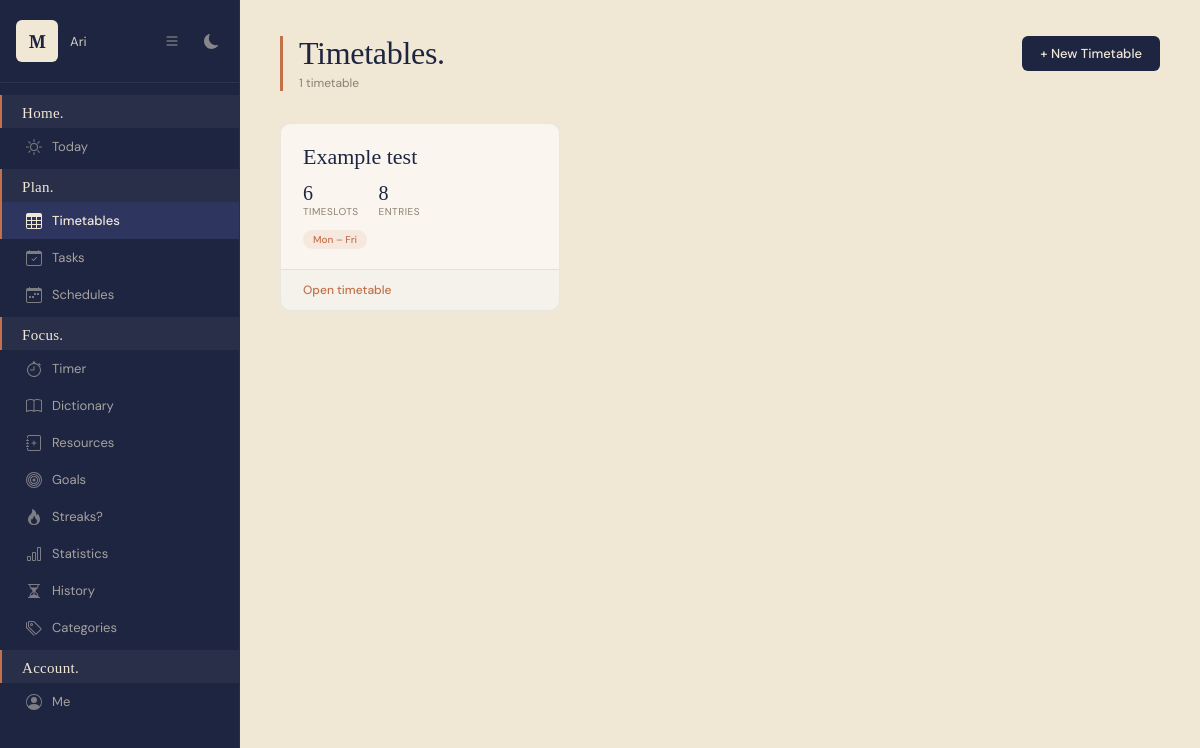
/timetables/ (signed in), run on the app's committed database.
### planner/models.py (models this page shows, shortened)
class Timetable(models.Model):
    DAYS_MODE_CHOICES = [
        ('weekdays', 'Mon – Fri'),
        ('full_week', 'Sun – Sat'),
    ]
    user = models.ForeignKey(User, on_delete=models.CASCADE)
    name = models.CharField(max_length=100)
    days_mode = models.CharField(
        max_length=10,
        choices=DAYS_MODE_CHOICES,
        default='weekdays'
    )
    created_at = models.DateTimeField(auto_now_add=True)

### planner/views/timetable_views.py (the view)
# urls.py: path('timetables/', views.timetable_home, name='timetable_home'),
@login_required(login_url='planner:login')
def timetable_home(request):
    timetables = Timetable.objects.filter(user=request.user)
    return render(request, 'timetable_home.html', {'timetables': timetables})

### planner/templates/timetable_home.html (shortened to what this page needs)
{% extends 'base.html' %}
{% block nav_timetable %}active{% endblock %}
{% block content %}
    <div class="tt-home-header">
        <div class="tt-home-header-left">
            <h1 class="tt-home-title">Timetables.</h1>
            <p class="tt-home-subtitle">{{ timetables.count }} timetable{{ timetables.count|pluralize }}</p>
        </div>
        <a href="{% url 'planner:create_timetable' %}" class="btn btn-primary">+ New Timetable</a>
    </div>
    <div class="tt-home-grid">
        {% for timetable in timetables %}
        <div class="tt-home-card">
            <div class="tt-home-card-body">
                <a href="{% url 'planner:timetable_view' timetable.id %}" class="tt-home-card-name">
                    {{ timetable.name }}
                </a>
                <div class="tt-home-card-meta">
                    <div class="tt-home-card-stat">
                        <span class="tt-home-card-stat-val">{{ timetable.timeslot_set.count }}</span>
                        <span class="tt-home-card-stat-label">Timeslots</span>
                    </div>
                    <div class="tt-home-card-stat">
                        <span class="tt-home-card-stat-val">{{ timetable.timetableentry_set.count }}</span>
                        <span class="tt-home-card-stat-label">Entries</span>
                    </div>
                </div>
                <span class="tt-home-days-badge">
                    {% if timetable.days_mode == 'full_week' %}Sun – Sat{% else %}Mon – Fri{% endif %}
                </span>
            </div>
            <div class="tt-home-card-footer">
                <a href="{% url 'planner:timetable_view' timetable.id %}" class="tt-home-card-link">Open timetable</a>
            </div>
        </div>
        {% endfor %}
    </div>
{% endblock %}

### planner/templates/base.html (shortened to what this page needs)
<!DOCTYPE html>
<html lang="en">
<head>
    <link rel="stylesheet" href="https://cdn.jsdelivr.net/npm/flatpickr/dist/flatpickr.min.css">
</head>
<body>
{% if user.is_authenticated %}
<aside>
    <div class="sidebar-top">
        <div class="logo-box">M</div>
        <span class="sidebar-username">{{ user.username }}</span>
        <button class="sidebar-toggle" id="sidebarToggle" title="Toggle sidebar">
            <svg xmlns="http://www.w3.org/2000/svg" width="16" height="16" fill="currentColor" viewBox="0 0 16 16">
                <path fill-rule="evenodd" d="M2.5 12a.5.5 0 0 1 .5-.5h10a.5.5 0 0 1 0 1H3a.5.5 0 0 1-.5-.5m0-4a.5.5 0 0 1 .5-.5h10a.5.5 0 0 1 0 1H3a.5.5 0 0 1-.5-.5m0-4a.5.5 0 0 1 .5-.5h10a.5.5 0 0 1 0 1H3a.5.5 0 0 1-.5-.5"/>
            </svg>
        </button>
        <button class="theme-toggle" id="themeToggle" title="Toggle dark mode">
        </button>
    </div>
    <nav>
        <div class="nav-section">
            <span class="nav-section-label">Home.</span>
            <a href="{% url 'planner:home' %}" class="nav-link {% block nav_today %}{% endblock %}" data-tooltip="Today">
                <span>Today</span>
            </a>
        </div>
        <div class="nav-section">
            <span class="nav-section-label">Plan.</span>
            <a href="{% url 'planner:timetable_home' %}" class="nav-link {% block nav_timetable %}{% endblock %}" data-tooltip="Today">
                <span>Timetables</span>
            </a>
            <a href="{% url 'planner:tasks_home' %}" class="nav-link {% block nav_tasks %}{% endblock %}" data-tooltip="Today">
                <span>Tasks</span>
            </a>
            <a href="{% url 'planner:schedule_home' %}" class="nav-link {% block nav_schedule %}{% endblock %}" data-tooltip="Schedule">
                <span>Schedules</span>
            </a>
        </div>
        <div class="nav-section">
            <span class="nav-section-label">Focus.</span>
            <a href="{% url 'planner:study_timer' %}" class="nav-link {% block nav_timer %}{% endblock %}" data-tooltip="Today">
                <span>Timer</span>
            </a>
            <a href="{% url 'planner:dictionary' %}" class="nav-link {% block nav_dictionary %}{% endblock %}" data-tooltip="Today">
                <span>Dictionary</span>
            </a>
            <a href="{% url 'planner:study_resources' %}" class="nav-link {% block nav_resources %}{% endblock %}" data-tooltip="Today">
                <span>Resources</span>
            </a>
            <a href="{% url 'planner:study_goals' %}" class="nav-link {% block nav_goals %}{% endblock %}" data-tooltip="Today">
                <span>Goals</span>
            </a>
            <a href="{% url 'planner:study_streaks' %}" class="nav-link {% block nav_streaks %}{% endblock %}" data-tooltip="Today">
                <span>Streaks?</span>
            </a>
            <a href="{% url 'planner:study_statistics' %}" class="nav-link {% block nav_statistics %}{% endblock %}" data-tooltip="Today">
                <span>Statistics</span>
            </a>
            <a href="{% url 'planner:study_history' %}" class="nav-link {% block nav_history %}{% endblock %}" data-tooltip="Today">
                <span>History</span>
            </a>
            <a href="{% url 'planner:manage_categories' %}" class="nav-link {% block nav_categories %}{% endblock %}" data-tooltip="Today">
                <span>Categories</span>
            </a>
        </div>
        <div class="nav-section">
            <span class="nav-section-label">Account.</span>
            <a href="{% url 'planner:my_account' %}" class="nav-link {% block nav_account %}{% endblock %}" data-tooltip="Today">
                <svg xmlns="http://www.w3.org/2000/svg" width="14" height="14" fill="currentColor" viewBox="0 0 16 16">
                    <path d="M11 6a3 3 0 1 1-6 0 3 3 0 0 1 6 0"/>
                    <path fill-rule="evenodd" d="M0 8a8 8 0 1 1 16 0A8 8 0 0 1 0 8m8-7a7 7 0 0 0-5.468 11.37C3.242 11.226 4.805 10 8 10s4.757 1.225 5.468 2.37A7 7 0 0 0 8 1"/>
                </svg>
                <span>Me</span>
            </a>
        </div>
    </nav>
</aside>
<main>
{% else %}
<main style="margin-left: 0;">
{% endif %}
    {% block content %}{% endblock %}
</main>
</body>
</html>

### data on the page
Timetable: name "Example test", timeslot_set.count "6", timetableentry_set.count "8", days_mode "Mon – Fri"

### other printed values
{{ user.username }} "Ari"
{{ timetables.count }} "1"
